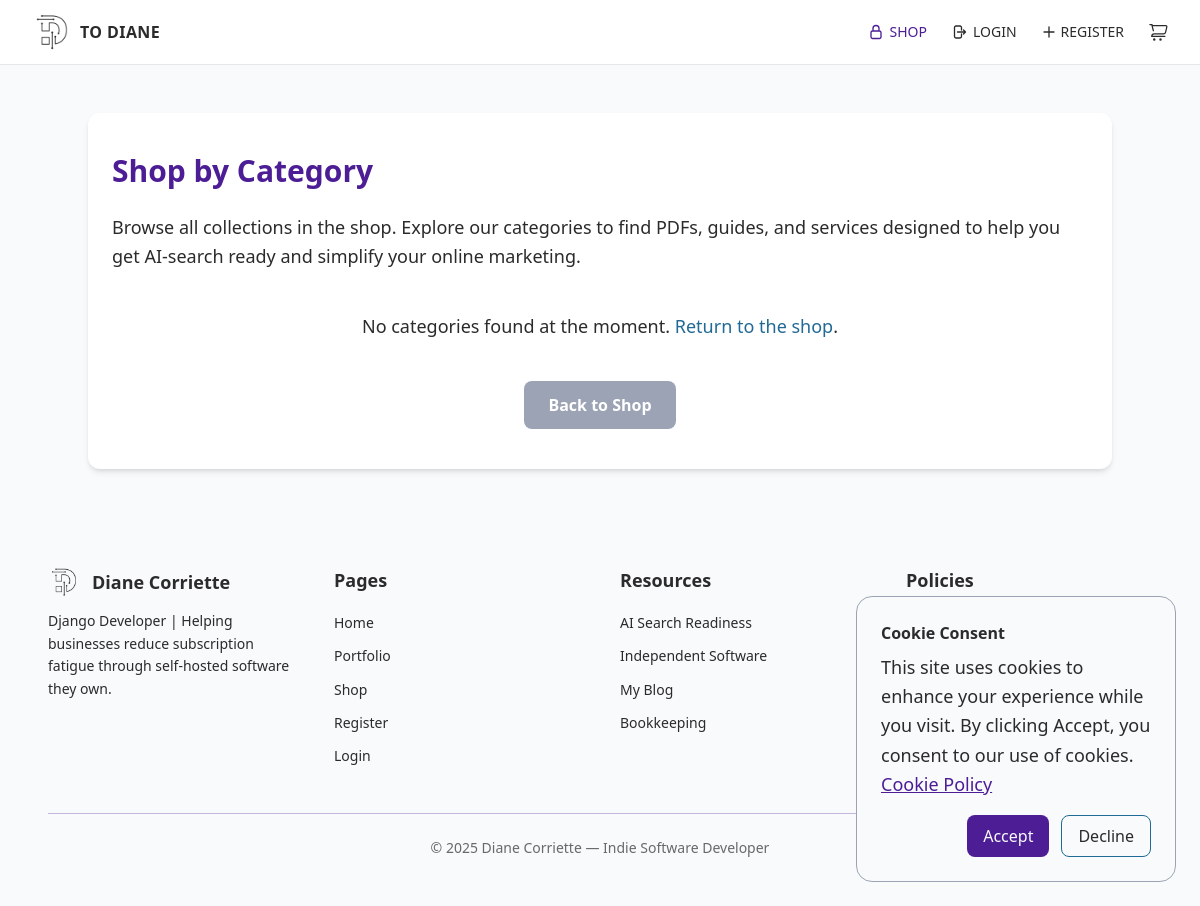
The app's page /shop/category/, older data.
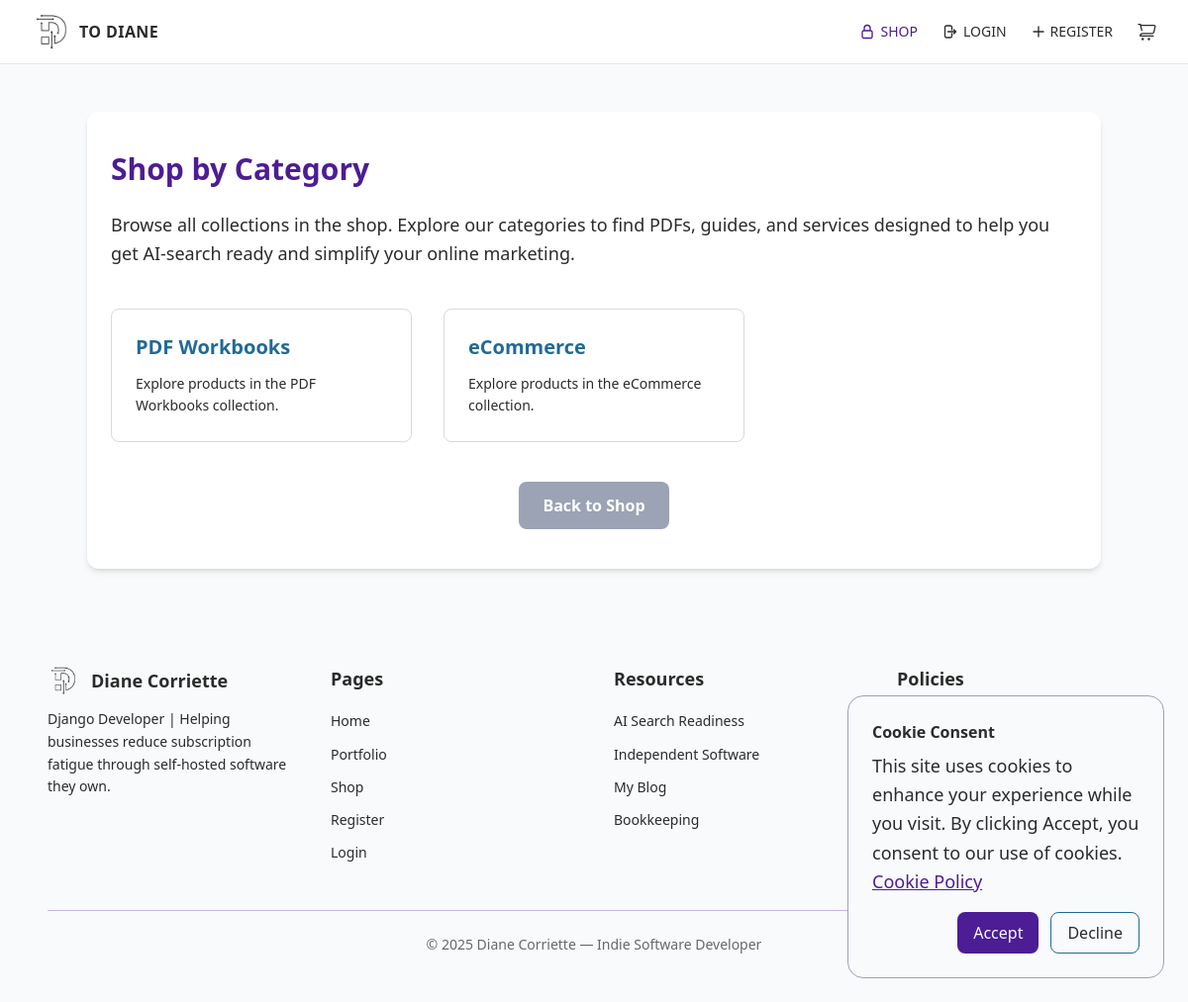
The same page, newer data.
### shop/models.py (models this page shows, shortened)
class Category(models.Model):
    name = models.CharField(max_length=100)
    slug = models.SlugField(unique=True)
    description = models.TextField(blank=True)
    class Meta:
        verbose_name_plural = "categories"
        ordering = ["name"]
    def get_absolute_url(self):
        return reverse("shop:category", kwargs={"slug": self.slug})

### shop/views/catalog.py (the view)
# urls.py: path("category/", views.category_hub, name="category_hub"),
def category_hub(request):
    categories = Category.objects.filter(
        product__status__in=["publish", "soon", "full"], product__is_active=True
    ).distinct()
    return render(request, "shop/category_hub.html", {"categories": categories})

### core/context_processors.py (called while the page is built)
def dashboard_announcement(request):
    announcement = DashboardAnnouncement.objects.order_by("-updated").first()
    return {"dashboard_announcement": announcement}

### shop/cart.py (called while the page is built)
    def __len__(self):
        return sum(item["quantity"] for item in self.cart.values())

### shop/context_processors.py (called while the page is built)
def cart(request):
    return {"cart": Cart(request)}

### shop/templates/shop/category_hub.html (shortened to what this page needs)
{% extends "base.html" %}
{% load static %}
{% block content %}
<section class="w-full bg-[color:var(--color-brand-light)] py-12">
  <div class="max-w-5xl mx-auto px-6 bg-white rounded-xl shadow-md p-10">
    <h1 class="text-2xl md:text-3xl font-bold text-[color:var(--color-brand-primary)] mb-6">
      Shop by Category
    </h1>
    <p class="text-lg text-[color:var(--color-font-main)] mb-10">
      Browse all collections in the shop. Explore our categories to find PDFs, guides, and services
      designed to help you get AI-search ready and simplify your online marketing.
    </p>
    <div class="grid gap-8 sm:grid-cols-2 lg:grid-cols-3">
      {% for category in categories %}
      <div class="border border-[color:var(--color-brand-accent)]/40 rounded-lg p-6 hover:shadow-md hover:border-[color:var(--color-brand-accent)] transition">
        <h3 class="text-xl font-semibold mb-3 text-[color:var(--color-font-main)]">
          <a href="{{ category.get_absolute_url }}" class="text-[color:var(--color-brand-secondary)] hover:underline">
            {{ category.name }}
          </a>
        </h3>
        {% if category.description %}
        <p class="text-[color:var(--color-font-main)] text-sm leading-relaxed">
          {{ category.description|truncatewords:20 }}
        </p>
        {% else %}
        <p class="text-[color:var(--color-font-main)] text-sm leading-relaxed">
          Explore products in the {{ category.name }} collection.
        </p>
        {% endif %}
      </div>
      {% empty %}
      <p class="col-span-full text-center text-[color:var(--color-font-main)]">
        No categories found at the moment. <a href="{% url 'shop:product_list' %}" class="text-[color:var(--color-brand-secondary)] hover:underline">Return to the shop</a>.
      </p>
      {% endfor %}
    </div>
    <div class="mt-10 text-center">
      <a href="{% url 'shop:product_list' %}"
         class="inline-block px-6 py-3 rounded-lg bg-[color:var(--color-brand-accent)] text-white font-semibold hover:opacity-90 transition">
        Back to Shop
      </a>
    </div>
  </div>
</section>
{% endblock %}

Row changes from the older to the newer data that the page shows:
added Category: name "PDF Workbooks"
added Category: name "eCommerce"
Text that changed along with them:
text no longer shown: "No categories found at the moment. Return to the shop ."
